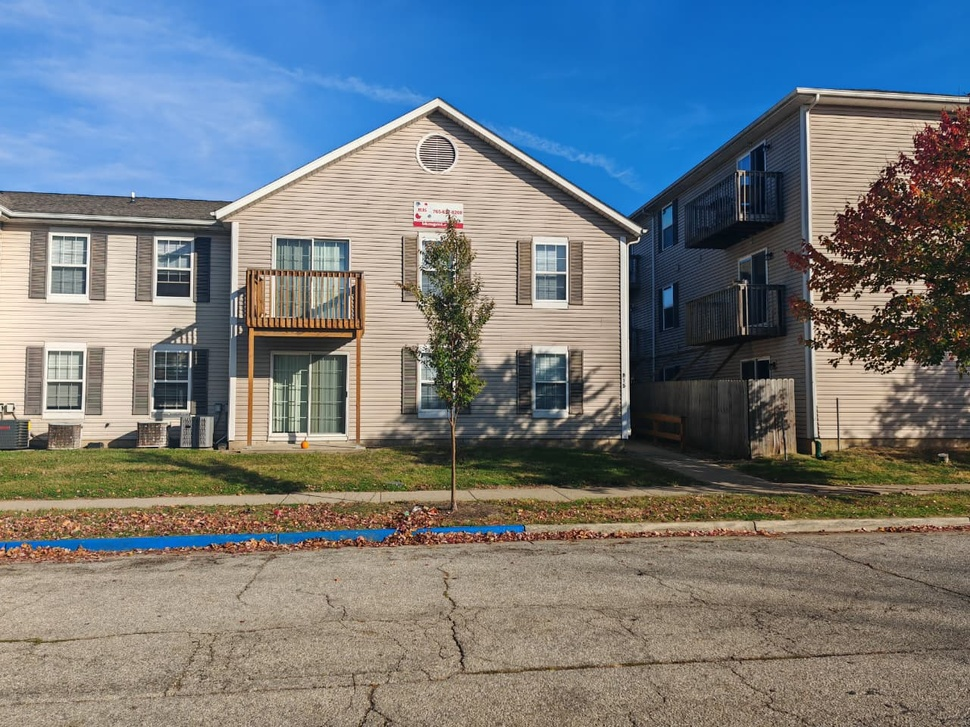
#> input picture test_imgs/bk1.jpeg, 970 x 727 px, shrunk from 1280 x 960 before the run
$ python cv_info.py ../test_imgs/bk1.jpeg
#> lines starting #> are read from the running program, lines starting #| are printed output that depends on the picture
### apps/cv_utils.py
import sys
import cv2
import numpy as np
import os

def read_image(source=None):
    """
    Reads an image from a file path or stdin.
    If source is None, reads from stdin buffer.
    Returns: numpy array (image) or None if failed.
    """
#> called with source = '../test_imgs/bk1.jpeg'
    if source and os.path.exists(source):
        # Read from file
        return cv2.imread(source)
#> returned value is the input picture: shape (727, 970, 3); mean B, G, R 126.2, 121.8, 114.5
    else:
        # Read from stdin
        try:
            # Read binary data from stdin
            file_bytes = np.frombuffer(sys.stdin.buffer.read(), np.uint8)
            if file_bytes.size == 0:
                return None
            return cv2.imdecode(file_bytes, cv2.IMREAD_UNCHANGED)
        except Exception as e:
            sys.stderr.write(f"Error reading from stdin: {e}\n")
            return None

# [16 lines left out: function write_image, not called in this run]

### apps/cv_info.py
import sys
import argparse
from cv_utils import read_image


def print_basic_info(img, path):
#> called with path = '../test_imgs/bk1.jpeg'
    h, w = img.shape[:2]
#> h = 727; w = 970
    channels = 1 if img.ndim == 2 else img.shape[2]
#> channels = 3

    print("=== Basic Image Info ===")
    print(f"Path          : {path}")
    print(f"Width         : {w}")
#| Width         : 970
    print(f"Height        : {h}")
#| Height        : 727
    print(f"Channels      : {channels}")
#| Channels      : 3
    print(f"Data type     : {img.dtype}")
#| Data type     : uint8
    print(f"Total pixels  : {w * h}")
#| Total pixels  : 705190
    print()


def print_statistics(img):
    print("=== Image Statistics ===")

    if img.ndim == 2:  # Grayscale
        print(f"Min value     : {img.min()}")
        print(f"Max value     : {img.max()}")
        print(f"Mean          : {img.mean():.3f}")
        print(f"Std deviation : {img.std():.3f}")
    else:
        for i, name in enumerate(["B", "G", "R"]):
            channel = img[:, :, i]
            print(f"{name} channel:")
            print(f"  Min         : {channel.min()}")
            print(f"  Max         : {channel.max()}")
            print(f"  Mean        : {channel.mean():.3f}")
            print(f"  Std         : {channel.std():.3f}")
#> this loop made 3 passes
#|   Min         : 0
#|   Max         : 255
#|   Mean        : 126.248
#|   Std         : 64.812
#|   Min         : 0
#|   Max         : 255
#|   Mean        : 121.797
#|   Std         : 50.696
#|   Min         : 0
#|   Max         : 255
#> (further printed lines are left out)
#> pass 1, in print_statistics, `channel = img[:, :, i]`:
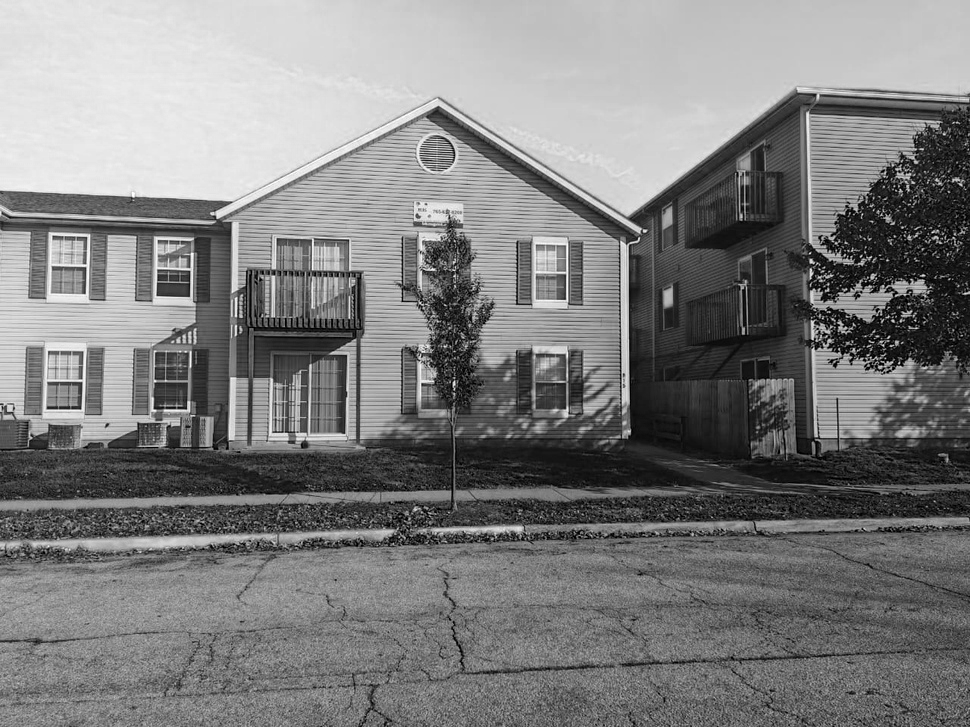
#> channel: shape (727, 970); min 0, max 255, mean 126.2
#> pass 2, in print_statistics, `channel = img[:, :, i]`:
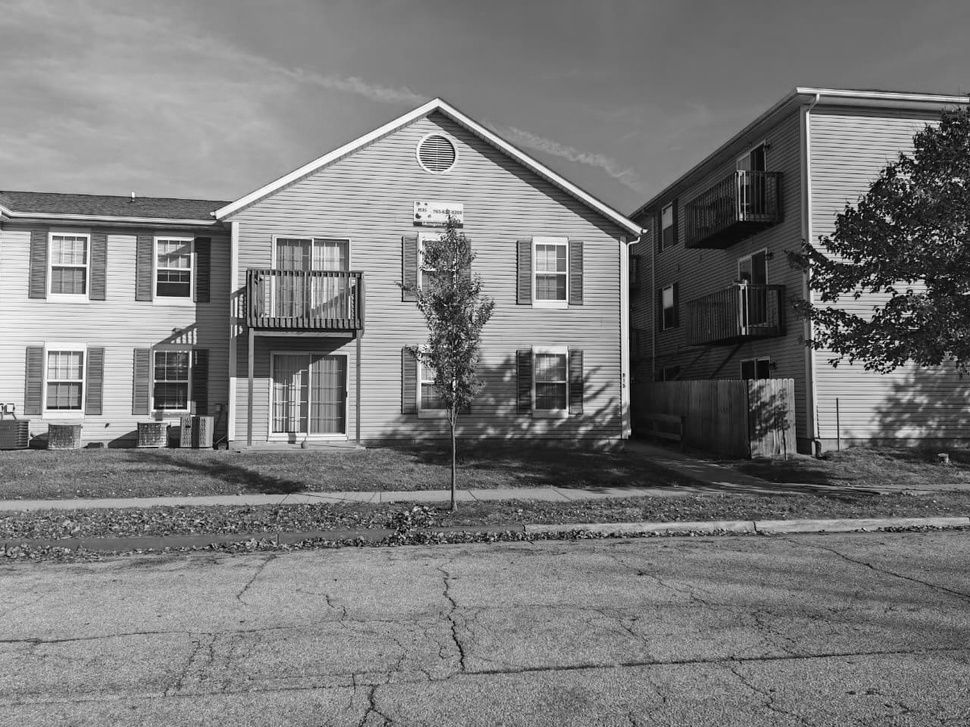
#> channel: shape (727, 970); min 0, max 255, mean 121.8
#> pass 3, in print_statistics, `channel = img[:, :, i]`:
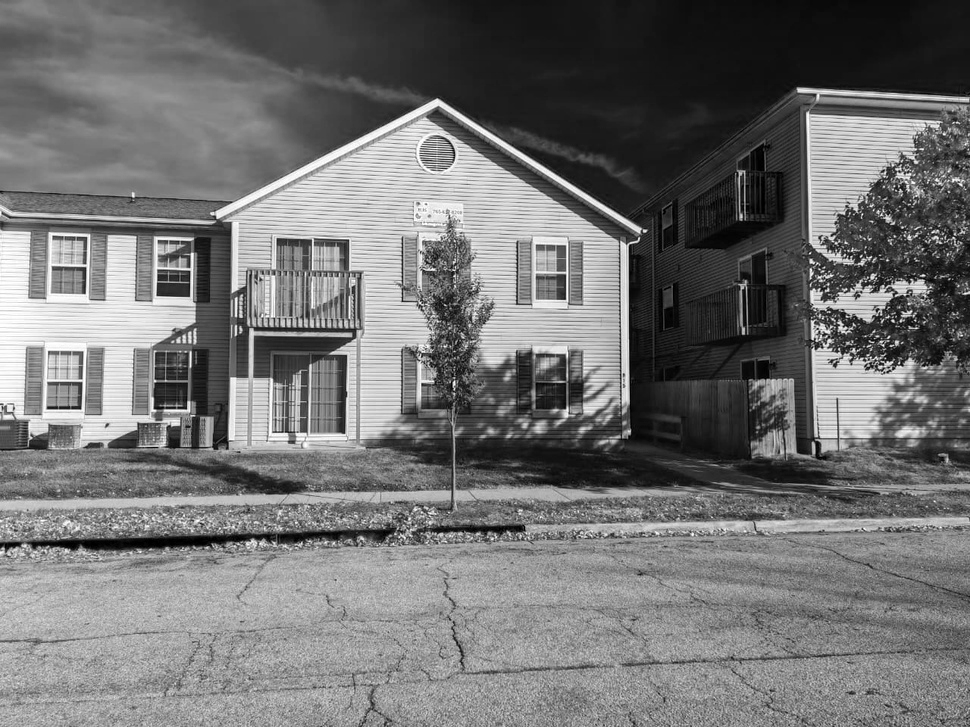
#> channel: shape (727, 970); min 0, max 255, mean 114.5

    print()


def main():
    parser = argparse.ArgumentParser(description="Display image information and metadata")
    parser.add_argument("image_path", help="Path to input image")

    args = parser.parse_args()

    img = read_image(args.image_path)
    if img is None:
        sys.stderr.write("Error: Could not read image\n")
        sys.exit(1)

    print_basic_info(img, args.image_path)
    print_statistics(img)


if __name__ == "__main__":
    main()

$ run again, on test_imgs/pan1.jpeg
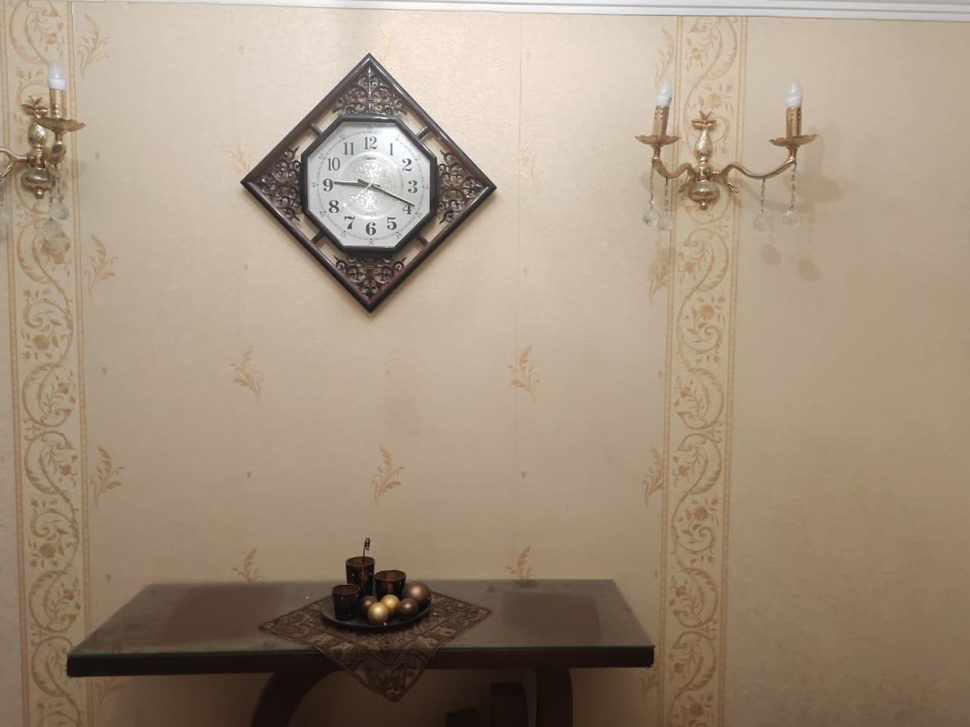
#> input picture test_imgs/pan1.jpeg, 970 x 727 px, shrunk from 1280 x 960 before the run
#> in read_image, returned value is the input picture: shape (727, 970, 3); mean B, G, R 126.2, 145.9, 163
#| Width         : 970
#| Height        : 727
#| Channels      : 3
#| Data type     : uint8
#| Total pixels  : 705190
#> the loop in print_statistics, `for i, name in enumerate(["B", "G", "R"]):` made 3 passes
#|   Min         : 0
#|   Max         : 255
#|   Mean        : 126.212
#|   Std         : 48.984
#|   Min         : 1
#|   Max         : 255
#> (further printed lines are left out)
#> pass 1, in print_statistics, `channel = img[:, :, i]`:
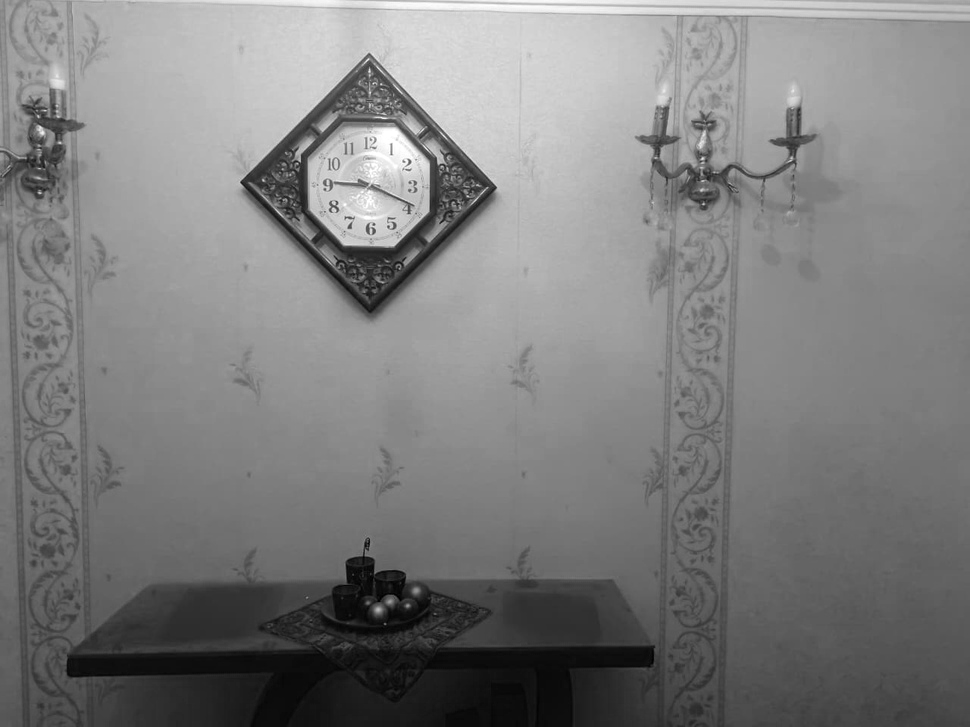
#> channel: shape (727, 970); min 0, max 255, mean 126.2
#> pass 3, in print_statistics, `channel = img[:, :, i]`:
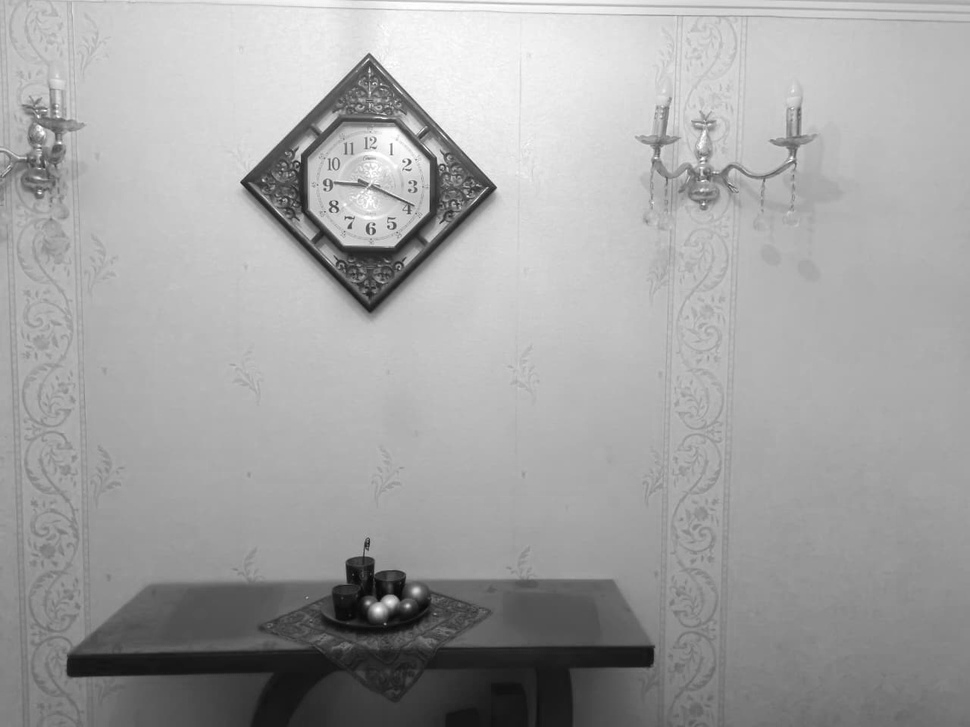
#> channel: shape (727, 970); min 7, max 255, mean 163

$ run again, on test_imgs/pan2.jpeg
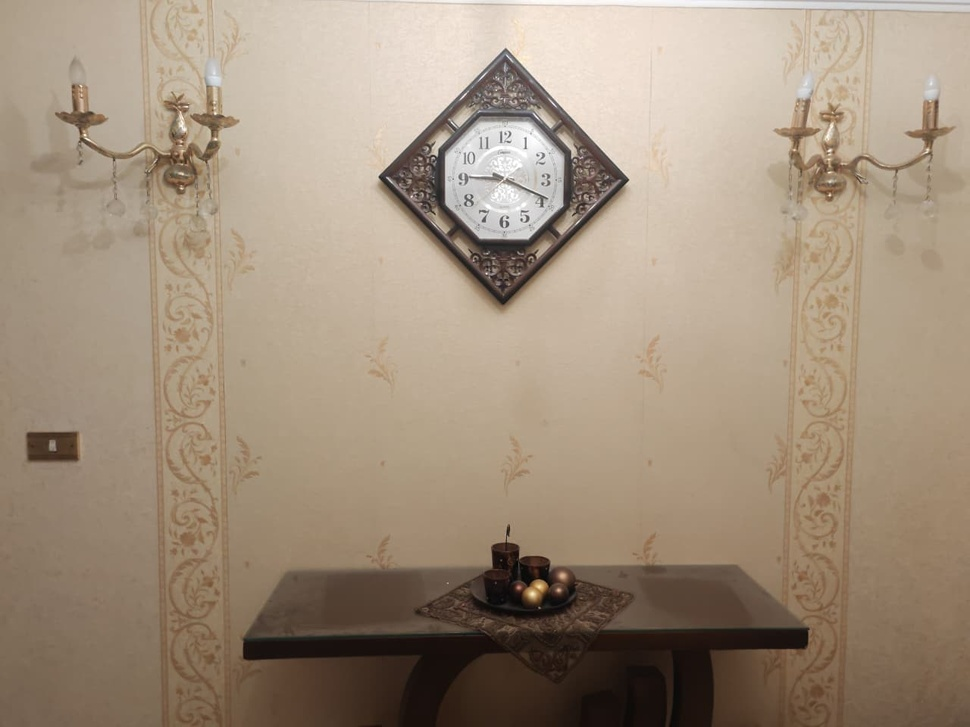
#> input picture test_imgs/pan2.jpeg, 970 x 727 px, shrunk from 1280 x 960 before the run
#> in read_image, returned value is the input picture: shape (727, 970, 3); mean B, G, R 124.5, 143.7, 161
#| Width         : 970
#| Height        : 727
#| Channels      : 3
#| Data type     : uint8
#| Total pixels  : 705190
#> the loop in print_statistics, `for i, name in enumerate(["B", "G", "R"]):` made 3 passes
#|   Min         : 0
#|   Max         : 255
#|   Mean        : 124.499
#|   Std         : 49.052
#|   Min         : 1
#|   Max         : 255
#> (further printed lines are left out)
#> pass 1, in print_statistics, `channel = img[:, :, i]`:
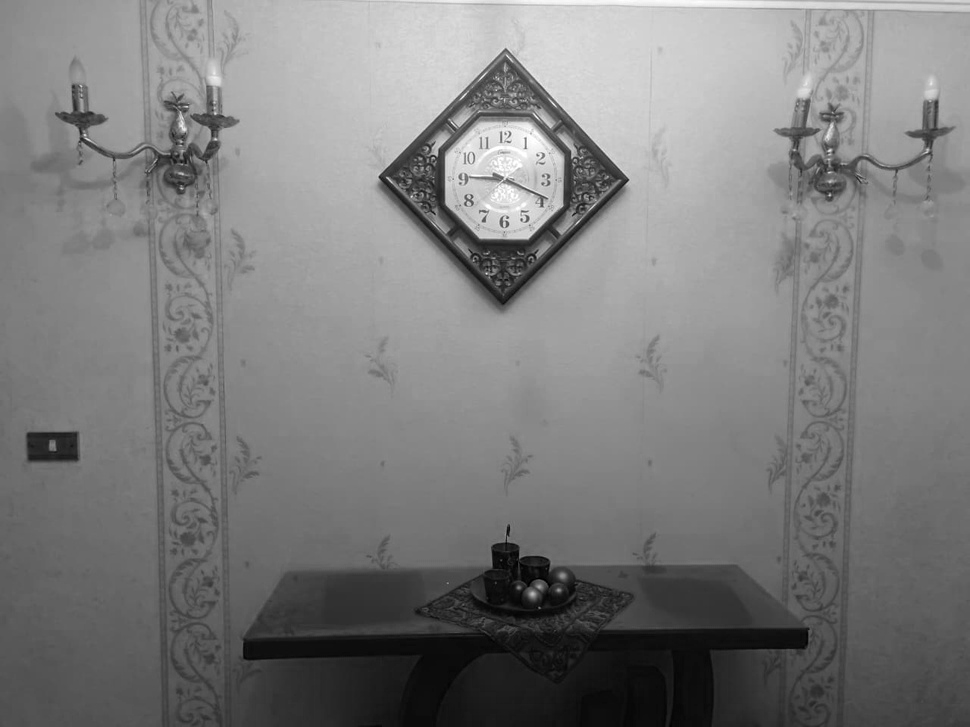
#> channel: shape (727, 970); min 0, max 255, mean 124.5
#> pass 3, in print_statistics, `channel = img[:, :, i]`:
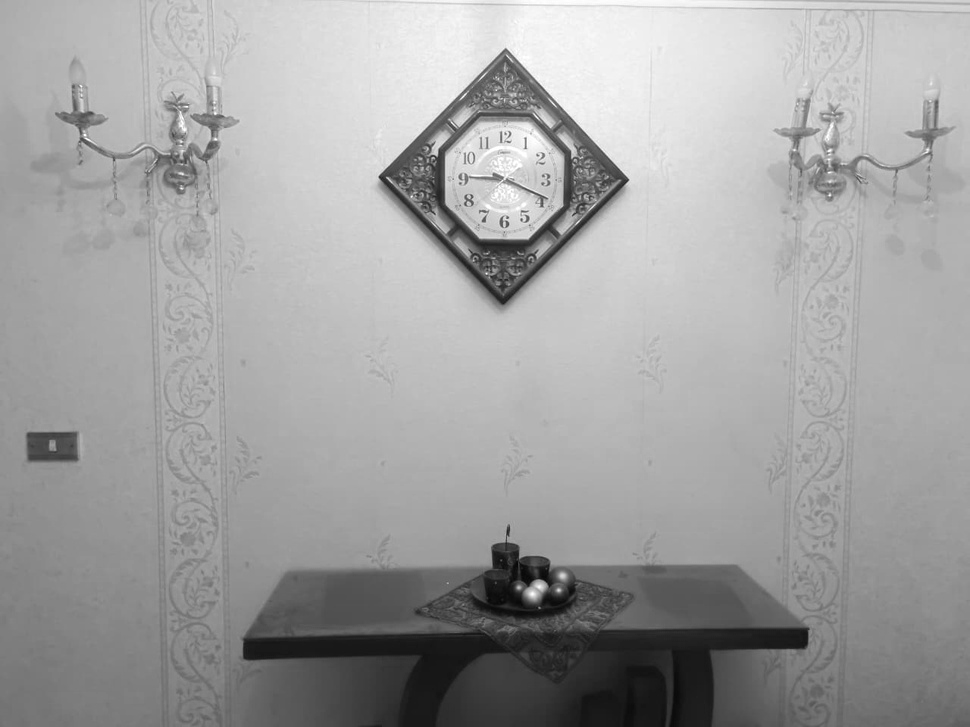
#> channel: shape (727, 970); min 4, max 255, mean 161
